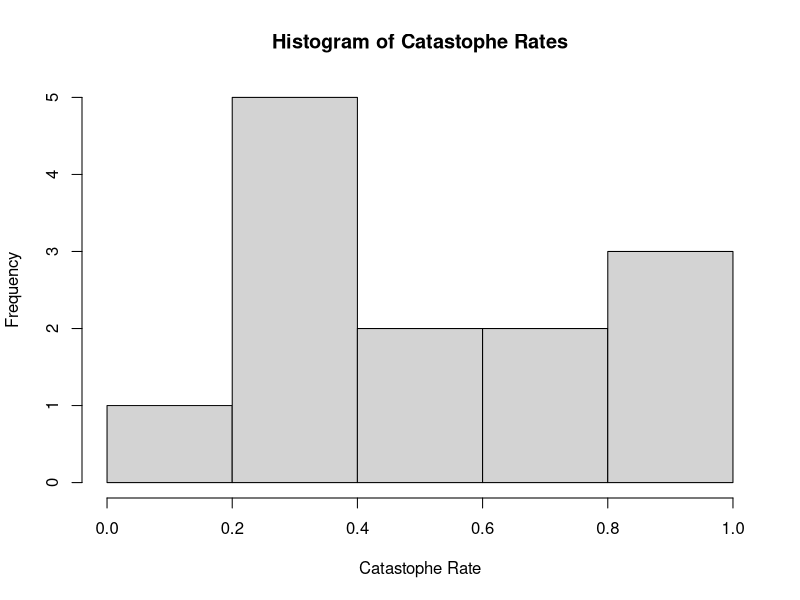
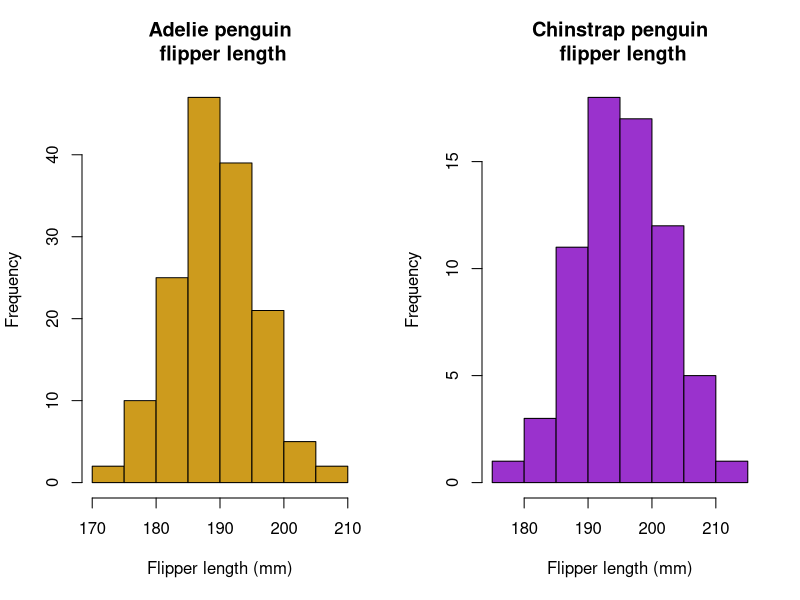

These figures' R source, in order:
## ---- chunk 1
require(here)
catrate = read.csv(here("data", "catrate.csv"))

## ---- chunk 2
hist(catrate$cat.rate, main = "Histogram of Catastophe Rates", xlab="Catastophe Rate")
## ---- chunk 3
shapiro.test(catrate$cat.rate)
## ---- chunk 4

t.test(catrate$cat.rate,
       alternative = c("two.sided"),
       mu = 0.2857143,
       conf.level = 0.95)

## ---- chunk 5
t.test(catrate$cat.rate, y = NULL,
       alternative = "greater",
       mu = 0.2857143,
       conf.level = 0.95)
## ---- chunk 6
t.test(catrate$cat.rate, y = NULL,
       alternative = "less",
       mu = 0.2857143,
       conf.level = 0.95)
## ---- chunk 7
wilcox.test(catrate$cat.rate, 
            mu = 2 / 7)

## ---- chunk 8
require(palmerpenguins)
penguin_dat = droplevels(subset(penguins, species != "Gentoo"))
## ---- chunk 9
# Extract the Adelie penguin data
dat_adelie = subset(penguin_dat, species == "Adelie")
# Extract the Chinstrap penguin data
dat_chin = subset(penguin_dat, species == "Chinstrap")
## ---- chunk 10

sh<-aggregate(flipper_length_mm ~ species,
          data=penguin_dat, 
          FUN=function(x) shapiro.test(x)$p.value)

sh

## ---- chunk 11
par(mfrow = c(1, 2))

hist(dat_adelie$flipper_length_mm, main="Adelie penguin\n flipper length", xlab = "Flipper length (mm)", col = "goldenrod3")

hist(dat_chin$flipper_length_mm, main="Chinstrap penguin\n flipper length", xlab = "Flipper length (mm)", col = "darkorchid3")
## ---- chunk 12

t.test(flipper_length_mm~species, data=penguin_dat,
       alternative = "two.sided")

